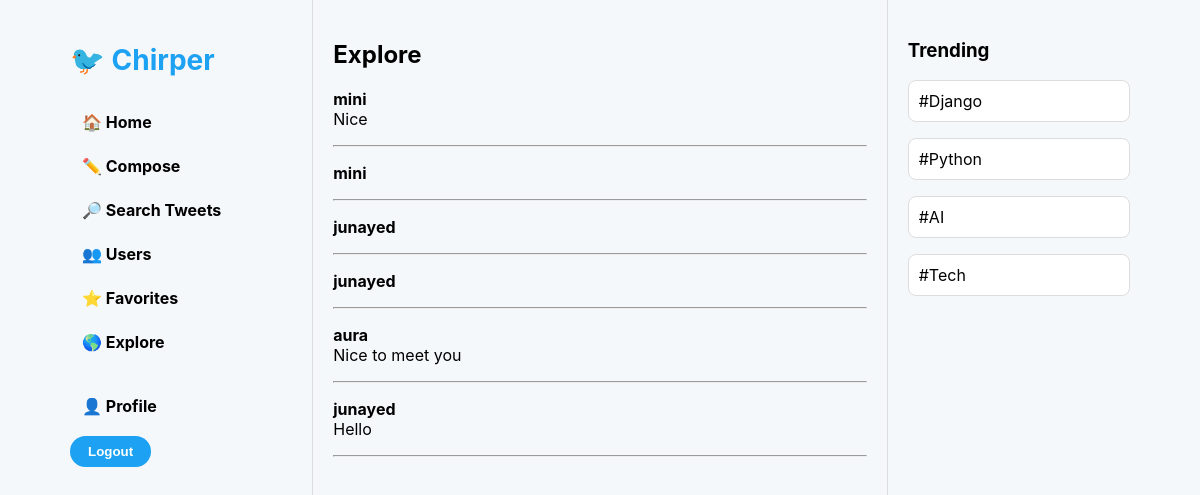
Screenshot of /explore/ (signed in) with the database file from the repository.
### tweets/models.py (models this page shows)
class Tweet(models.Model):
    author = models.ForeignKey(
        User,
        on_delete=models.CASCADE
    )
    content = models.TextField()
    created_at = models.DateTimeField(auto_now_add=True)
    reply_to = models.ForeignKey(
        "self",
        null=True,
        blank=True,
        on_delete=models.CASCADE,
        related_name="replies"
    )
    retweet_of = models.ForeignKey(
        "self",
        null=True,
        blank=True,
        on_delete=models.CASCADE,
        related_name="retweets"
    )

### tweets/views.py (the view)
# urls.py: path("explore/", views.explore),
@login_required
def explore(request):
    tweets = Tweet.objects.all().order_by("-created_at")
    return render(request, "explore.html", {
        "tweets": tweets
    })

### templates/explore.html
{% extends "base.html" %}
{% block content %}
<h2>Explore</h2>
{% for tweet in tweets %}
<p>
<b>{{ tweet.author.username }}</b><br>
{{ tweet.content }}
</p>
<hr>
{% endfor %}
{% endblock %}

### templates/base.html (style rules this page uses)
body { font-family: -apple-system, BlinkMacSystemFont, "Segoe UI", Roboto, Arial; background:#f5f8fa; margin:0; }

### rows the page displays
Tweet: author.username "mini", content "Nice"
Tweet: author.username "mini"
Tweet: author.username "junayed"
Tweet: author.username "junayed"
Tweet: author.username "aura", content "Nice to meet you"
Tweet: author.username "junayed", content "Hello"
